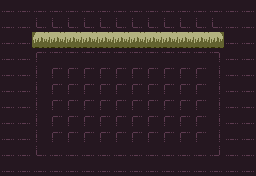

A level layout from a 2D game, rendered from its tile map. Below: a short description, then the map file with its tile-grid data intact:
An orthogonal 16x11 tile map with 16x16 px tiles, 26 tile layers (Base, Attributes, Base, Attributes, ...), 3 tilesets.

<map version="1.10" tiledversion="1.11.2" orientation="orthogonal" renderorder="right-down" width="16" height="11" tilewidth="16" tileheight="16" infinite="0" nextlayerid="39" nextobjectid="1">
 <properties>
  <property name="category" value="exterior" />
  <property name="dark" type="bool" value="false" />
  <property name="exit_east" type="bool" value="true" />
  <property name="exit_north" type="bool" value="true" />
  <property name="exit_south" type="bool" value="true" />
  <property name="exit_west" type="bool" value="true" />
  <property name="room_obj_palette" value="sprite_palette_overworld_table" />
  <property name="room_palette" value="grasslands_exterior_palette_table" />
 </properties>
 <tileset firstgid="1" source="../../MapTiles.tsx" />
 <tileset firstgid="257" source="../../DiscoFloorTiles.tsx" />
 <tileset firstgid="289" source="../../Attributes.tsx" />
 <layer id="1" name="Base" width="16" height="11">
  <data encoding="csv">
275,275,275,275,275,275,275,275,275,275,275,275,275,275,275,275,
275,275,274,274,274,274,274,274,274,274,274,274,274,274,275,275,
275,275,177,178,178,178,178,178,178,178,178,178,178,179,275,275,
275,275,258,259,259,259,259,259,259,259,259,259,259,260,275,275,
275,275,266,258,258,258,258,258,258,258,258,258,258,268,275,275,
275,275,266,258,258,258,258,258,258,258,258,258,258,268,275,275,
275,275,266,258,258,258,258,258,258,258,258,258,258,268,275,275,
275,275,266,258,258,258,258,258,258,258,258,258,258,268,275,275,
275,275,266,258,258,258,258,258,258,258,258,258,258,268,275,275,
275,275,274,275,275,275,275,275,275,275,275,275,275,276,275,275,
275,275,275,275,275,275,275,275,275,275,275,275,275,275,275,275
</data>
 </layer>
 <layer id="2" name="Attributes" width="16" height="11" opacity="0.2">
  <data encoding="csv">
0,0,0,0,0,0,0,0,0,0,0,0,0,0,0,0,
0,0,0,0,0,0,0,0,0,0,0,0,0,0,0,0,
0,0,291,291,291,291,291,291,291,291,291,291,291,291,0,0,
0,0,0,0,0,0,0,0,0,0,0,0,0,0,0,0,
0,0,0,0,0,0,0,0,0,0,0,0,0,0,0,0,
0,0,0,0,0,0,0,0,0,0,0,0,0,0,0,0,
0,0,0,0,0,0,0,0,0,0,0,0,0,0,0,0,
0,0,0,0,0,0,0,0,0,0,0,0,0,0,0,0,
0,0,0,0,0,0,0,0,0,0,0,0,0,0,0,0,
0,0,0,0,0,0,0,0,0,0,0,0,0,0,0,0,
0,0,0,0,0,0,0,0,0,0,0,0,0,0,0,0
</data>
 </layer>
 <group id="36" name="Overlay: Interior - West" class="overlay">
  <properties>
   <property name="adjacent_challenge" type="bool" value="false" />
   <property name="adjacent_exterior" type="bool" value="false" />
   <property name="adjacent_interior" type="bool" value="true" />
   <property name="adjacent_shop" type="bool" value="false" />
   <property name="direction" value="west" />
  </properties>
  <layer id="37" name="Base" width="16" height="11">
   <data encoding="csv">
0,0,0,0,0,0,0,0,0,0,0,0,0,0,0,0,
0,0,0,0,0,0,0,0,0,0,0,0,0,0,0,0,
0,0,0,0,0,0,0,0,0,0,0,0,0,0,0,0,
0,0,0,0,0,0,0,0,0,0,0,0,0,0,0,0,
0,0,0,0,0,0,0,0,0,0,0,0,0,0,0,0,
0,0,0,0,0,0,0,0,0,0,0,0,0,0,0,0,
0,0,0,0,0,0,0,0,0,0,0,0,0,0,0,0,
0,0,0,0,0,0,0,0,0,0,0,0,0,0,0,0,
0,0,0,0,0,0,0,0,0,0,0,0,0,0,0,0,
0,0,0,0,0,0,0,0,0,0,0,0,0,0,0,0,
0,0,0,0,0,0,0,0,0,0,0,0,0,0,0,0
</data>
  </layer>
  <layer id="38" name="Attributes" width="16" height="11" opacity="0.18">
   <data encoding="csv">
0,0,0,0,0,0,0,0,0,0,0,0,0,0,0,0,
0,0,0,0,0,0,0,0,0,0,0,0,0,0,0,0,
0,0,0,0,0,0,0,0,0,0,0,0,0,0,0,0,
0,0,0,0,0,0,0,0,0,0,0,0,0,0,0,0,
0,0,0,0,0,0,0,0,0,0,0,0,0,0,0,0,
0,0,0,0,0,0,0,0,0,0,0,0,0,0,0,0,
0,0,0,0,0,0,0,0,0,0,0,0,0,0,0,0,
0,0,0,0,0,0,0,0,0,0,0,0,0,0,0,0,
0,0,0,0,0,0,0,0,0,0,0,0,0,0,0,0,
0,0,0,0,0,0,0,0,0,0,0,0,0,0,0,0,
0,0,0,0,0,0,0,0,0,0,0,0,0,0,0,0
</data>
  </layer>
 </group>
 <group id="13" name="Overlay: Exterior - West" class="overlay">
  <properties>
   <property name="adjacent_challenge" type="bool" value="false" />
   <property name="adjacent_exterior" type="bool" value="true" />
   <property name="adjacent_interior" type="bool" value="false" />
   <property name="adjacent_shop" type="bool" value="false" />
   <property name="direction" value="west" />
  </properties>
  <layer id="6" name="Base" width="16" height="11">
   <data encoding="csv">
0,0,0,0,0,0,0,0,0,0,0,0,0,0,0,0,
0,0,0,0,0,0,0,0,0,0,0,0,0,0,0,0,
0,0,0,0,0,0,0,0,0,0,0,0,0,0,0,0,
0,0,0,0,0,0,0,0,0,0,0,0,0,0,0,0,
0,0,0,0,0,0,0,0,0,0,0,0,0,0,0,0,
0,0,0,0,0,0,0,0,0,0,0,0,0,0,0,0,
0,0,0,0,0,0,0,0,0,0,0,0,0,0,0,0,
0,0,0,0,0,0,0,0,0,0,0,0,0,0,0,0,
0,0,0,0,0,0,0,0,0,0,0,0,0,0,0,0,
0,0,0,0,0,0,0,0,0,0,0,0,0,0,0,0,
0,0,0,0,0,0,0,0,0,0,0,0,0,0,0,0
</data>
  </layer>
  <layer id="14" name="Attributes" width="16" height="11" opacity="0.18">
   <data encoding="csv">
0,0,0,0,0,0,0,0,0,0,0,0,0,0,0,0,
0,0,0,0,0,0,0,0,0,0,0,0,0,0,0,0,
0,0,0,0,0,0,0,0,0,0,0,0,0,0,0,0,
0,0,0,0,0,0,0,0,0,0,0,0,0,0,0,0,
0,0,0,0,0,0,0,0,0,0,0,0,0,0,0,0,
0,0,0,0,0,0,0,0,0,0,0,0,0,0,0,0,
0,0,0,0,0,0,0,0,0,0,0,0,0,0,0,0,
0,0,0,0,0,0,0,0,0,0,0,0,0,0,0,0,
0,0,0,0,0,0,0,0,0,0,0,0,0,0,0,0,
0,0,0,0,0,0,0,0,0,0,0,0,0,0,0,0,
0,0,0,0,0,0,0,0,0,0,0,0,0,0,0,0
</data>
  </layer>
 </group>
 <group id="18" name="Overlay: Challenge - West" class="overlay">
  <properties>
   <property name="adjacent_challenge" type="bool" value="true" />
   <property name="adjacent_exterior" type="bool" value="false" />
   <property name="adjacent_interior" type="bool" value="false" />
   <property name="adjacent_shop" type="bool" value="false" />
   <property name="direction" value="west" />
  </properties>
  <layer id="25" name="Base" width="16" height="11">
   <data encoding="csv">
0,0,0,0,0,0,0,0,0,0,0,0,0,0,0,0,
0,0,0,0,0,0,0,0,0,0,0,0,0,0,0,0,
0,0,0,0,0,0,0,0,0,0,0,0,0,0,0,0,
0,0,0,0,0,0,0,0,0,0,0,0,0,0,0,0,
0,0,0,0,0,0,0,0,0,0,0,0,0,0,0,0,
0,0,0,0,0,0,0,0,0,0,0,0,0,0,0,0,
0,0,0,0,0,0,0,0,0,0,0,0,0,0,0,0,
0,0,0,0,0,0,0,0,0,0,0,0,0,0,0,0,
0,0,0,0,0,0,0,0,0,0,0,0,0,0,0,0,
0,0,0,0,0,0,0,0,0,0,0,0,0,0,0,0,
0,0,0,0,0,0,0,0,0,0,0,0,0,0,0,0
</data>
  </layer>
  <layer id="26" name="Attributes" width="16" height="11" opacity="0.14">
   <data encoding="csv">
0,0,0,0,0,0,0,0,0,0,0,0,0,0,0,0,
0,0,0,0,0,0,0,0,0,0,0,0,0,0,0,0,
0,0,0,0,0,0,0,0,0,0,0,0,0,0,0,0,
0,0,0,0,0,0,0,0,0,0,0,0,0,0,0,0,
0,0,0,0,0,0,0,0,0,0,0,0,0,0,0,0,
0,0,0,0,0,0,0,0,0,0,0,0,0,0,0,0,
0,0,0,0,0,0,0,0,0,0,0,0,0,0,0,0,
0,0,0,0,0,0,0,0,0,0,0,0,0,0,0,0,
0,0,0,0,0,0,0,0,0,0,0,0,0,0,0,0,
0,0,0,0,0,0,0,0,0,0,0,0,0,0,0,0,
0,0,0,0,0,0,0,0,0,0,0,0,0,0,0,0
</data>
  </layer>
 </group>
 <group id="33" name="Overlay: Interior - South" class="overlay">
  <properties>
   <property name="adjacent_challenge" type="bool" value="false" />
   <property name="adjacent_exterior" type="bool" value="false" />
   <property name="adjacent_interior" type="bool" value="true" />
   <property name="adjacent_shop" type="bool" value="false" />
   <property name="direction" value="south" />
  </properties>
  <layer id="34" name="Base" width="16" height="11">
   <data encoding="csv">
0,0,0,0,0,0,0,0,0,0,0,0,0,0,0,0,
0,0,0,0,0,0,0,0,0,0,0,0,0,0,0,0,
0,0,0,0,0,0,0,0,0,0,0,0,0,0,0,0,
0,0,0,0,0,0,0,0,0,0,0,0,0,0,0,0,
0,0,0,0,0,0,0,0,0,0,0,0,0,0,0,0,
0,0,0,0,0,0,0,0,0,0,0,0,0,0,0,0,
0,0,0,0,0,0,0,0,0,0,0,0,0,0,0,0,
0,0,0,0,0,0,0,0,0,0,0,0,0,0,0,0,
0,0,0,0,0,0,0,0,0,0,0,0,0,0,0,0,
0,0,0,0,0,0,0,0,0,0,0,0,0,0,0,0,
0,0,0,0,0,0,0,0,0,0,0,0,0,0,0,0
</data>
  </layer>
  <layer id="35" name="Attributes" width="16" height="11" opacity="0.13">
   <data encoding="csv">
0,0,0,0,0,0,0,0,0,0,0,0,0,0,0,0,
0,0,0,0,0,0,0,0,0,0,0,0,0,0,0,0,
0,0,0,0,0,0,0,0,0,0,0,0,0,0,0,0,
0,0,0,0,0,0,0,0,0,0,0,0,0,0,0,0,
0,0,0,0,0,0,0,0,0,0,0,0,0,0,0,0,
0,0,0,0,0,0,0,0,0,0,0,0,0,0,0,0,
0,0,0,0,0,0,0,0,0,0,0,0,0,0,0,0,
0,0,0,0,0,0,0,0,0,0,0,0,0,0,0,0,
0,0,0,0,0,0,0,0,0,0,0,0,0,0,0,0,
0,0,0,0,0,0,0,0,0,0,0,0,0,0,0,0,
0,0,0,0,0,0,0,0,0,0,0,0,0,0,0,0
</data>
  </layer>
 </group>
 <group id="11" name="Overlay: Exterior - South" class="overlay">
  <properties>
   <property name="adjacent_challenge" type="bool" value="false" />
   <property name="adjacent_exterior" type="bool" value="true" />
   <property name="adjacent_interior" type="bool" value="false" />
   <property name="adjacent_shop" type="bool" value="false" />
   <property name="direction" value="south" />
  </properties>
  <layer id="5" name="Base" width="16" height="11">
   <data encoding="csv">
0,0,0,0,0,0,0,0,0,0,0,0,0,0,0,0,
0,0,0,0,0,0,0,0,0,0,0,0,0,0,0,0,
0,0,0,0,0,0,0,0,0,0,0,0,0,0,0,0,
0,0,0,0,0,0,0,0,0,0,0,0,0,0,0,0,
0,0,0,0,0,0,0,0,0,0,0,0,0,0,0,0,
0,0,0,0,0,0,0,0,0,0,0,0,0,0,0,0,
0,0,0,0,0,0,0,0,0,0,0,0,0,0,0,0,
0,0,0,0,0,0,0,0,0,0,0,0,0,0,0,0,
0,0,0,0,0,0,0,0,0,0,0,0,0,0,0,0,
0,0,0,0,0,0,0,0,0,0,0,0,0,0,0,0,
0,0,0,0,0,0,0,0,0,0,0,0,0,0,0,0
</data>
  </layer>
  <layer id="12" name="Attributes" width="16" height="11" opacity="0.13">
   <data encoding="csv">
0,0,0,0,0,0,0,0,0,0,0,0,0,0,0,0,
0,0,0,0,0,0,0,0,0,0,0,0,0,0,0,0,
0,0,0,0,0,0,0,0,0,0,0,0,0,0,0,0,
0,0,0,0,0,0,0,0,0,0,0,0,0,0,0,0,
0,0,0,0,0,0,0,0,0,0,0,0,0,0,0,0,
0,0,0,0,0,0,0,0,0,0,0,0,0,0,0,0,
0,0,0,0,0,0,0,0,0,0,0,0,0,0,0,0,
0,0,0,0,0,0,0,0,0,0,0,0,0,0,0,0,
0,0,0,0,0,0,0,0,0,0,0,0,0,0,0,0,
0,0,0,0,0,0,0,0,0,0,0,0,0,0,0,0,
0,0,0,0,0,0,0,0,0,0,0,0,0,0,0,0
</data>
  </layer>
 </group>
 <group id="17" name="Overlay: Challenge - South" class="overlay">
  <properties>
   <property name="adjacent_challenge" type="bool" value="true" />
   <property name="adjacent_exterior" type="bool" value="false" />
   <property name="adjacent_interior" type="bool" value="false" />
   <property name="adjacent_shop" type="bool" value="false" />
   <property name="direction" value="south" />
  </properties>
  <layer id="23" name="Base" width="16" height="11">
   <data encoding="csv">
0,0,0,0,0,0,0,0,0,0,0,0,0,0,0,0,
0,0,0,0,0,0,0,0,0,0,0,0,0,0,0,0,
0,0,0,0,0,0,0,0,0,0,0,0,0,0,0,0,
0,0,0,0,0,0,0,0,0,0,0,0,0,0,0,0,
0,0,0,0,0,0,0,0,0,0,0,0,0,0,0,0,
0,0,0,0,0,0,0,0,0,0,0,0,0,0,0,0,
0,0,0,0,0,0,0,0,0,0,0,0,0,0,0,0,
0,0,0,0,0,0,0,0,0,0,0,0,0,0,0,0,
0,0,0,0,0,0,0,0,0,0,0,0,0,0,0,0,
0,0,0,0,0,0,0,0,0,0,0,0,0,0,0,0,
0,0,0,0,0,0,0,0,0,0,0,0,0,0,0,0
</data>
  </layer>
  <layer id="24" name="Attributes" width="16" height="11">
   <data encoding="csv">
0,0,0,0,0,0,0,0,0,0,0,0,0,0,0,0,
0,0,0,0,0,0,0,0,0,0,0,0,0,0,0,0,
0,0,0,0,0,0,0,0,0,0,0,0,0,0,0,0,
0,0,0,0,0,0,0,0,0,0,0,0,0,0,0,0,
0,0,0,0,0,0,0,0,0,0,0,0,0,0,0,0,
0,0,0,0,0,0,0,0,0,0,0,0,0,0,0,0,
0,0,0,0,0,0,0,0,0,0,0,0,0,0,0,0,
0,0,0,0,0,0,0,0,0,0,0,0,0,0,0,0,
0,0,0,0,0,0,0,0,0,0,0,0,0,0,0,0,
0,0,0,0,0,0,0,0,0,0,0,0,0,0,0,0,
0,0,0,0,0,0,0,0,0,0,0,0,0,0,0,0
</data>
  </layer>
 </group>
 <group id="30" name="Overlay: Interior - East" class="overlay">
  <properties>
   <property name="adjacent_challenge" type="bool" value="false" />
   <property name="adjacent_exterior" type="bool" value="false" />
   <property name="adjacent_interior" type="bool" value="true" />
   <property name="adjacent_shop" type="bool" value="false" />
   <property name="direction" value="east" />
  </properties>
  <layer id="31" name="Base" width="16" height="11">
   <data encoding="csv">
0,0,0,0,0,0,0,0,0,0,0,0,0,0,0,0,
0,0,0,0,0,0,0,0,0,0,0,0,0,0,0,0,
0,0,0,0,0,0,0,0,0,0,0,0,0,0,0,0,
0,0,0,0,0,0,0,0,0,0,0,0,0,0,0,0,
0,0,0,0,0,0,0,0,0,0,0,0,0,0,0,0,
0,0,0,0,0,0,0,0,0,0,0,0,0,0,0,0,
0,0,0,0,0,0,0,0,0,0,0,0,0,0,0,0,
0,0,0,0,0,0,0,0,0,0,0,0,0,0,0,0,
0,0,0,0,0,0,0,0,0,0,0,0,0,0,0,0,
0,0,0,0,0,0,0,0,0,0,0,0,0,0,0,0,
0,0,0,0,0,0,0,0,0,0,0,0,0,0,0,0
</data>
  </layer>
  <layer id="32" name="Attributes" width="16" height="11" opacity="0.2">
   <data encoding="csv">
0,0,0,0,0,0,0,0,0,0,0,0,0,0,0,0,
0,0,0,0,0,0,0,0,0,0,0,0,0,0,0,0,
0,0,0,0,0,0,0,0,0,0,0,0,0,0,0,0,
0,0,0,0,0,0,0,0,0,0,0,0,0,0,0,0,
0,0,0,0,0,0,0,0,0,0,0,0,0,0,0,0,
0,0,0,0,0,0,0,0,0,0,0,0,0,0,0,0,
0,0,0,0,0,0,0,0,0,0,0,0,0,0,0,0,
0,0,0,0,0,0,0,0,0,0,0,0,0,0,0,0,
0,0,0,0,0,0,0,0,0,0,0,0,0,0,0,0,
0,0,0,0,0,0,0,0,0,0,0,0,0,0,0,0,
0,0,0,0,0,0,0,0,0,0,0,0,0,0,0,0
</data>
  </layer>
 </group>
 <group id="9" name="Overlay: Exterior - East" class="overlay">
  <properties>
   <property name="adjacent_challenge" type="bool" value="false" />
   <property name="adjacent_exterior" type="bool" value="true" />
   <property name="adjacent_interior" type="bool" value="false" />
   <property name="adjacent_shop" type="bool" value="false" />
   <property name="direction" value="east" />
  </properties>
  <layer id="4" name="Base" width="16" height="11">
   <data encoding="csv">
0,0,0,0,0,0,0,0,0,0,0,0,0,0,0,0,
0,0,0,0,0,0,0,0,0,0,0,0,0,0,0,0,
0,0,0,0,0,0,0,0,0,0,0,0,0,0,0,0,
0,0,0,0,0,0,0,0,0,0,0,0,0,0,0,0,
0,0,0,0,0,0,0,0,0,0,0,0,0,0,0,0,
0,0,0,0,0,0,0,0,0,0,0,0,0,0,0,0,
0,0,0,0,0,0,0,0,0,0,0,0,0,0,0,0,
0,0,0,0,0,0,0,0,0,0,0,0,0,0,0,0,
0,0,0,0,0,0,0,0,0,0,0,0,0,0,0,0,
0,0,0,0,0,0,0,0,0,0,0,0,0,0,0,0,
0,0,0,0,0,0,0,0,0,0,0,0,0,0,0,0
</data>
  </layer>
  <layer id="10" name="Attributes" width="16" height="11" opacity="0.2">
   <data encoding="csv">
0,0,0,0,0,0,0,0,0,0,0,0,0,0,0,0,
0,0,0,0,0,0,0,0,0,0,0,0,0,0,0,0,
0,0,0,0,0,0,0,0,0,0,0,0,0,0,0,0,
0,0,0,0,0,0,0,0,0,0,0,0,0,0,0,0,
0,0,0,0,0,0,0,0,0,0,0,0,0,0,0,0,
0,0,0,0,0,0,0,0,0,0,0,0,0,0,0,0,
0,0,0,0,0,0,0,0,0,0,0,0,0,0,0,0,
0,0,0,0,0,0,0,0,0,0,0,0,0,0,0,0,
0,0,0,0,0,0,0,0,0,0,0,0,0,0,0,0,
0,0,0,0,0,0,0,0,0,0,0,0,0,0,0,0,
0,0,0,0,0,0,0,0,0,0,0,0,0,0,0,0
</data>
  </layer>
 </group>
 <group id="16" name="Overlay: Challenge - East" class="overlay">
  <properties>
   <property name="adjacent_challenge" type="bool" value="true" />
   <property name="adjacent_exterior" type="bool" value="false" />
   <property name="adjacent_interior" type="bool" value="false" />
   <property name="adjacent_shop" type="bool" value="false" />
   <property name="direction" value="east" />
  </properties>
  <layer id="21" name="Base" width="16" height="11">
   <data encoding="csv">
0,0,0,0,0,0,0,0,0,0,0,0,0,0,0,0,
0,0,0,0,0,0,0,0,0,0,0,0,0,0,0,0,
0,0,0,0,0,0,0,0,0,0,0,0,0,0,0,0,
0,0,0,0,0,0,0,0,0,0,0,0,0,0,0,0,
0,0,0,0,0,0,0,0,0,0,0,0,0,0,0,0,
0,0,0,0,0,0,0,0,0,0,0,0,0,0,0,0,
0,0,0,0,0,0,0,0,0,0,0,0,0,0,0,0,
0,0,0,0,0,0,0,0,0,0,0,0,0,0,0,0,
0,0,0,0,0,0,0,0,0,0,0,0,0,0,0,0,
0,0,0,0,0,0,0,0,0,0,0,0,0,0,0,0,
0,0,0,0,0,0,0,0,0,0,0,0,0,0,0,0
</data>
  </layer>
  <layer id="22" name="Attributes" width="16" height="11" opacity="0.2">
   <data encoding="csv">
0,0,0,0,0,0,0,0,0,0,0,0,0,0,0,0,
0,0,0,0,0,0,0,0,0,0,0,0,0,0,0,0,
0,0,0,0,0,0,0,0,0,0,0,0,0,0,0,0,
0,0,0,0,0,0,0,0,0,0,0,0,0,0,0,0,
0,0,0,0,0,0,0,0,0,0,0,0,0,0,0,0,
0,0,0,0,0,0,0,0,0,0,0,0,0,0,0,0,
0,0,0,0,0,0,0,0,0,0,0,0,0,0,0,0,
0,0,0,0,0,0,0,0,0,0,0,0,0,0,0,0,
0,0,0,0,0,0,0,0,0,0,0,0,0,0,0,0,
0,0,0,0,0,0,0,0,0,0,0,0,0,0,0,0,
0,0,0,0,0,0,0,0,0,0,0,0,0,0,0,0
</data>
  </layer>
 </group>
 <group id="27" name="Overlay: Interior - North" class="overlay">
  <properties>
   <property name="adjacent_challenge" type="bool" value="false" />
   <property name="adjacent_exterior" type="bool" value="false" />
   <property name="adjacent_interior" type="bool" value="true" />
   <property name="adjacent_shop" type="bool" value="false" />
   <property name="direction" value="north" />
  </properties>
  <layer id="28" name="Base" width="16" height="11">
   <data encoding="csv">
0,0,0,0,0,0,0,0,0,0,0,0,0,0,0,0,
0,0,0,0,0,0,0,0,0,0,0,0,0,0,0,0,
0,0,0,0,0,0,0,0,0,0,0,0,0,0,0,0,
0,0,0,0,0,0,0,0,0,0,0,0,0,0,0,0,
0,0,0,0,0,0,0,0,0,0,0,0,0,0,0,0,
0,0,0,0,0,0,0,0,0,0,0,0,0,0,0,0,
0,0,0,0,0,0,0,0,0,0,0,0,0,0,0,0,
0,0,0,0,0,0,0,0,0,0,0,0,0,0,0,0,
0,0,0,0,0,0,0,0,0,0,0,0,0,0,0,0,
0,0,0,0,0,0,0,0,0,0,0,0,0,0,0,0,
0,0,0,0,0,0,0,0,0,0,0,0,0,0,0,0
</data>
  </layer>
  <layer id="29" name="Attributes" width="16" height="11" opacity="0.24">
   <data encoding="csv">
0,0,0,0,0,0,0,0,0,0,0,0,0,0,0,0,
0,0,0,0,0,0,0,0,0,0,0,0,0,0,0,0,
0,0,0,0,0,0,0,0,0,0,0,0,0,0,0,0,
0,0,0,0,0,0,0,0,0,0,0,0,0,0,0,0,
0,0,0,0,0,0,0,0,0,0,0,0,0,0,0,0,
0,0,0,0,0,0,0,0,0,0,0,0,0,0,0,0,
0,0,0,0,0,0,0,0,0,0,0,0,0,0,0,0,
0,0,0,0,0,0,0,0,0,0,0,0,0,0,0,0,
0,0,0,0,0,0,0,0,0,0,0,0,0,0,0,0,
0,0,0,0,0,0,0,0,0,0,0,0,0,0,0,0,
0,0,0,0,0,0,0,0,0,0,0,0,0,0,0,0
</data>
  </layer>
 </group>
 <group id="7" name="Overlay: Exterior - North" class="overlay">
  <properties>
   <property name="adjacent_challenge" type="bool" value="false" />
   <property name="adjacent_exterior" type="bool" value="true" />
   <property name="adjacent_interior" type="bool" value="false" />
   <property name="adjacent_shop" type="bool" value="false" />
   <property name="direction" value="north" />
  </properties>
  <layer id="3" name="Base" width="16" height="11">
   <data encoding="csv">
0,0,0,0,0,0,0,0,0,0,0,0,0,0,0,0,
0,0,0,0,0,0,0,0,0,0,0,0,0,0,0,0,
0,0,0,0,0,0,0,0,0,0,0,0,0,0,0,0,
0,0,0,0,0,0,0,0,0,0,0,0,0,0,0,0,
0,0,0,0,0,0,0,0,0,0,0,0,0,0,0,0,
0,0,0,0,0,0,0,0,0,0,0,0,0,0,0,0,
0,0,0,0,0,0,0,0,0,0,0,0,0,0,0,0,
0,0,0,0,0,0,0,0,0,0,0,0,0,0,0,0,
0,0,0,0,0,0,0,0,0,0,0,0,0,0,0,0,
0,0,0,0,0,0,0,0,0,0,0,0,0,0,0,0,
0,0,0,0,0,0,0,0,0,0,0,0,0,0,0,0
</data>
  </layer>
  <layer id="8" name="Attributes" width="16" height="11" opacity="0.24">
   <data encoding="csv">
0,0,0,0,0,0,0,0,0,0,0,0,0,0,0,0,
0,0,0,0,0,0,0,0,0,0,0,0,0,0,0,0,
0,0,0,0,0,0,0,0,0,0,0,0,0,0,0,0,
0,0,0,0,0,0,0,0,0,0,0,0,0,0,0,0,
0,0,0,0,0,0,0,0,0,0,0,0,0,0,0,0,
0,0,0,0,0,0,0,0,0,0,0,0,0,0,0,0,
0,0,0,0,0,0,0,0,0,0,0,0,0,0,0,0,
0,0,0,0,0,0,0,0,0,0,0,0,0,0,0,0,
0,0,0,0,0,0,0,0,0,0,0,0,0,0,0,0,
0,0,0,0,0,0,0,0,0,0,0,0,0,0,0,0,
0,0,0,0,0,0,0,0,0,0,0,0,0,0,0,0
</data>
  </layer>
 </group>
 <group id="15" name="Overlay: Challenge - North" class="overlay">
  <properties>
   <property name="adjacent_challenge" type="bool" value="true" />
   <property name="adjacent_exterior" type="bool" value="false" />
   <property name="adjacent_interior" type="bool" value="false" />
   <property name="adjacent_shop" type="bool" value="false" />
   <property name="direction" value="north" />
  </properties>
  <layer id="19" name="Base" width="16" height="11">
   <data encoding="csv">
0,0,0,0,0,0,0,0,0,0,0,0,0,0,0,0,
0,0,0,0,0,0,0,0,0,0,0,0,0,0,0,0,
0,0,0,0,0,0,0,0,0,0,0,0,0,0,0,0,
0,0,0,0,0,0,0,0,0,0,0,0,0,0,0,0,
0,0,0,0,0,0,0,0,0,0,0,0,0,0,0,0,
0,0,0,0,0,0,0,0,0,0,0,0,0,0,0,0,
0,0,0,0,0,0,0,0,0,0,0,0,0,0,0,0,
0,0,0,0,0,0,0,0,0,0,0,0,0,0,0,0,
0,0,0,0,0,0,0,0,0,0,0,0,0,0,0,0,
0,0,0,0,0,0,0,0,0,0,0,0,0,0,0,0,
0,0,0,0,0,0,0,0,0,0,0,0,0,0,0,0
</data>
  </layer>
  <layer id="20" name="Attributes" width="16" height="11" opacity="0.2">
   <data encoding="csv">
0,0,0,0,0,0,0,0,0,0,0,0,0,0,0,0,
0,0,0,0,0,0,0,0,0,0,0,0,0,0,0,0,
0,0,0,0,0,0,0,0,0,0,0,0,0,0,0,0,
0,0,0,0,0,0,0,289,289,0,0,0,0,0,0,0,
0,0,0,0,0,0,0,0,0,0,0,0,0,0,0,0,
0,0,0,0,0,0,0,0,0,0,0,0,0,0,0,0,
0,0,0,0,0,0,0,0,0,0,0,0,0,0,0,0,
0,0,0,0,0,0,0,0,0,0,0,0,0,0,0,0,
0,0,0,0,0,0,0,0,0,0,0,0,0,0,0,0,
0,0,0,0,0,0,0,0,0,0,0,0,0,0,0,0,
0,0,0,0,0,0,0,0,0,0,0,0,0,0,0,0
</data>
  </layer>
 </group>
</map>
